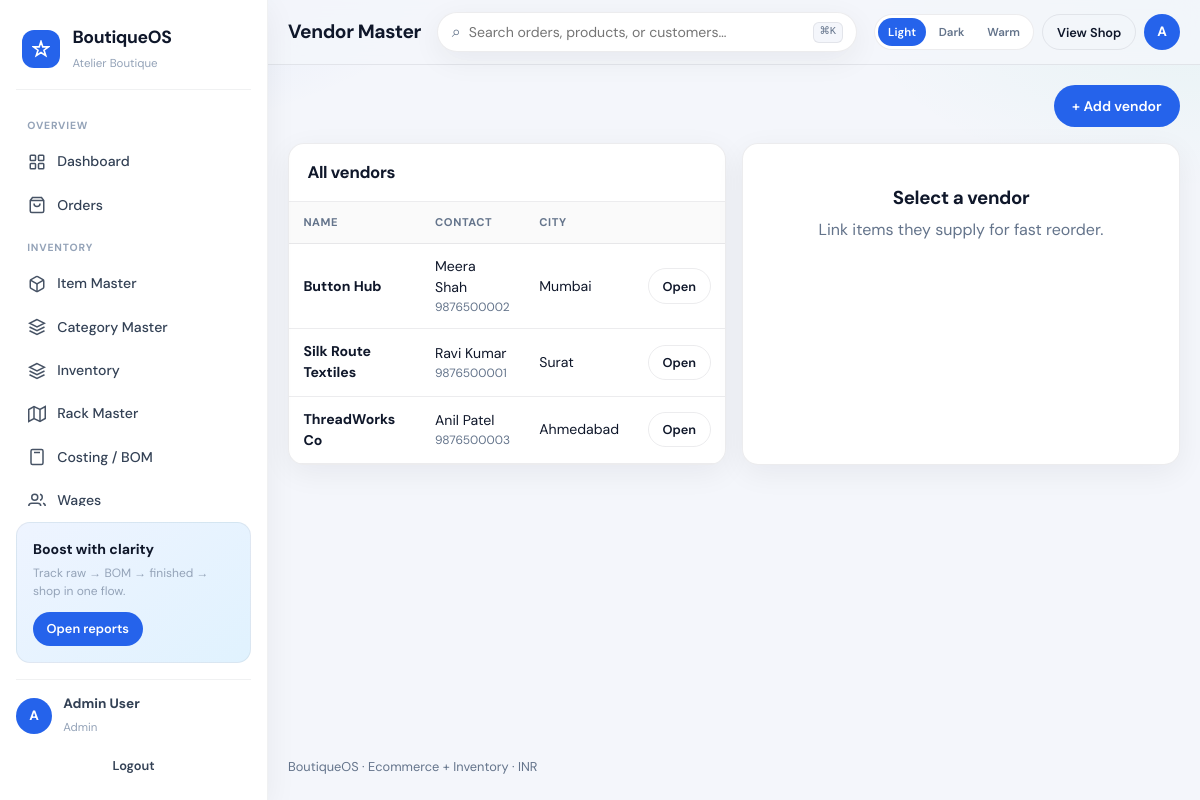
Screenshot of /admin/vendors.php (signed in) with the database file from the repository.
### tables this page shows
CREATE TABLE vendors (
  id INT UNSIGNED AUTO_INCREMENT PRIMARY KEY,
  name VARCHAR(160) NOT NULL,
  contact_person VARCHAR(120) DEFAULT NULL,
  email VARCHAR(160) DEFAULT NULL,
  phone VARCHAR(40) DEFAULT NULL,
  address TEXT,
  city VARCHAR(80) DEFAULT NULL,
  gstin VARCHAR(30) DEFAULT NULL,
  payment_terms VARCHAR(120) DEFAULT NULL,
  notes TEXT,
  is_active TINYINT(1) NOT NULL DEFAULT 1,
  created_at TIMESTAMP DEFAULT CURRENT_TIMESTAMP
);

### config/bootstrap.php (called while the page is built, shortened)
<?php
function e(?string $str): string {
    return htmlspecialchars((string) $str, ENT_QUOTES | ENT_SUBSTITUTE, 'UTF-8');
}

### admin/vendors.php (the view, shortened to what this page needs)
<?php
require_once dirname(__DIR__) . '/config/bootstrap.php';
$pdo = db();
$vendors = $pdo->query('SELECT * FROM vendors WHERE is_active=1 ORDER BY name')->fetchAll();
$view = null;
require ROOT_PATH . '/includes/admin_header.php';
?>
<div class="toolbar">
  <button class="btn btn-primary" type="button" onclick="openModal('vendorModal');document.getElementById('vendorForm').reset();document.getElementById('vendorId').value=''">+ Add vendor</button>
</div>
<div class="grid grid-2">
  <div class="panel">
    <div class="panel-head"><h2>All vendors</h2></div>
    <div class="table-wrap">
      <table class="data">
        <thead><tr><th>Name</th><th>Contact</th><th>City</th><th></th></tr></thead>
        <tbody>
        <?php foreach ($vendors as $v): ?>
          <tr>
            <td><strong><?= e($v['name']) ?></strong></td>
            <td><?= e($v['contact_person'] ?: '—') ?><div style="font-size:.75rem;color:var(--muted)"><?= e($v['phone'] ?: $v['email']) ?></div></td>
            <td><?= e($v['city'] ?: '—') ?></td>
            <td><a class="btn btn-outline btn-sm" href="?id=<?= (int)$v['id'] ?>">Open</a></td>
          </tr>
        <?php endforeach; ?>
        </tbody>
      </table>
    </div>
  </div>
  <div class="panel">
    <?php if (!$view): ?>
      <div class="empty"><h3>Select a vendor</h3><p>Link items they supply for fast reorder.</p></div>
    <?php endif; ?>
  </div>
</div>
<?php require ROOT_PATH . '/includes/admin_footer.php'; ?>

### assets/css/app.css (style rules this page uses)
*,*::before,*::after { box-sizing:border-box;margin:0;padding:0 }
html { -webkit-text-size-adjust:100%;scroll-behavior:smooth }
body { font-family:"DM Sans",system-ui,sans-serif;color:var(--ink);background:var(--surface);line-height:1.5;min-height:100dvh }
a { color:inherit;text-decoration:none }
button,input,select,textarea { font:inherit }
h1,h2,h3,.display { font-family:"DM Sans",system-ui,sans-serif;font-weight:700;letter-spacing:-.02em }
:root,html[data-theme=light] { --primary:#2563EB;--accent:#2563EB;--accent-2:#10B981;--warn:#F59E0B;--danger:#EF4444; --surface:#F4F6FB;--panel:#FFFFFF;--ink:#0F172A;--muted:#64748B; --line:rgba(15,23,42,.08);--shadow:0 8px 30px rgba(15,23,42,.06); --sidebar-bg:#FFFFFF;--sidebar-ink:#334155;--sidebar-muted:#94A3B8; --sidebar-active-bg:#EEF4FF;--sidebar-active:#2563EB;--sidebar-border:rgba(15,23,42,.06); --topbar-bg:rgba(244,246,251,.86);--input-bg:#fff;--stripe:rgba(37,99,235,.12); --radius:16px;--sidebar:268px;--safe-b:env(safe-area-inset-bottom,0px); --promo-bg:linear-gradient(145deg,#EEF4FF,#E0F2FE);--chart-bar:#2563EB;--chart-bar-alt:#10B981;--chart-bar-muted:#CBD5E1; }
.app-body { background: radial-gradient(900px 420px at 0% -10%,var(--stripe),transparent 55%), radial-gradient(700px 380px at 100% 0%,rgba(16,185,129,.06),transparent 50%), var(--surface) }
.btn { display:inline-flex;align-items:center;justify-content:center;gap:.4rem;border:0;border-radius:999px;padding:.65rem 1.15rem;font-weight:600;font-size:.875rem;cursor:pointer;transition:.15s ease;white-space:nowrap }
.btn-sm { padding:.45rem .85rem;font-size:.8rem }
.btn-primary { background:var(--primary);color:#fff }
.btn-outline { background:transparent;border:1px solid var(--line);color:var(--ink) }
.grid { display:grid;gap:1rem }
.grid-2 { grid-template-columns:repeat(2,1fr) }
.panel { background:var(--panel);border:1px solid var(--line);border-radius:var(--radius);overflow:hidden;box-shadow:var(--shadow) }
.panel-head { padding:1rem 1.15rem;border-bottom:1px solid var(--line);display:flex;align-items:center;justify-content:space-between;gap:1rem;flex-wrap:wrap }
.panel-head h2 { font-size:1.05rem }
.toolbar { display:flex;gap:.65rem;flex-wrap:wrap;align-items:center;margin-bottom:1rem }
.table-wrap { overflow:auto }
table.data { width:100%;border-collapse:collapse;font-size:.88rem }
table.data th,table.data td { padding:.75rem .9rem;text-align:left;border-bottom:1px solid var(--line);vertical-align:middle }
table.data th { font-size:.7rem;text-transform:uppercase;letter-spacing:.05em;color:var(--muted);font-weight:700;background:rgba(15,23,42,.02) }
.stat-card,.panel { animation:fadeIn .35s ease both }
.empty { text-align:center;padding:2.5rem 1rem;color:var(--muted) }
.empty h3 { color:var(--ink);margin-bottom:.35rem }

### rows the page displays
vendors: name "Button Hub", contact_person "Meera Shah", phone "9876500002", city "Mumbai"
vendors: name "Silk Route Textiles", contact_person "Ravi Kumar", phone "9876500001", city "Surat"
vendors: name "ThreadWorks Co", contact_person "Anil Patel", phone "9876500003", city "Ahmedabad"

### other values shown
$cfg['app_name'] "BoutiqueOS"
$cfg['business_name'] "Atelier Boutique"
$groups[$g] "OVERVIEW"
$item['label'] "Dashboard"
$item['label'] "Orders"
$groups[$g] "INVENTORY"
$item['label'] "Item Master"
$item['label'] "Category Master"
$item['label'] "Inventory"
$item['label'] "Rack Master"
$item['label'] "Costing / BOM"
$item['label'] "Wages"
mb_substr($user['name'] ?? 'U', 0, 1) "A"
$user['name'] "Admin User"
$user['role'] "Admin"
